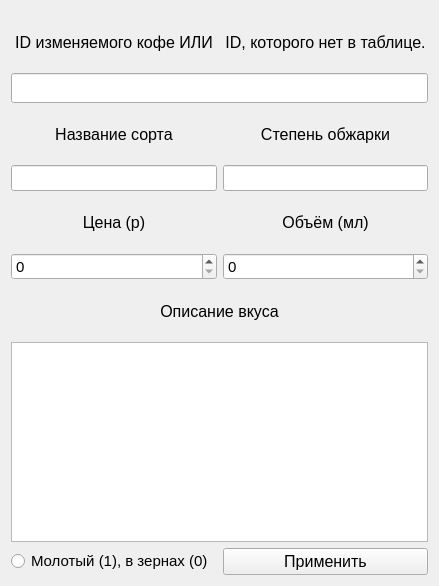
<?xml version="1.0" encoding="UTF-8"?>
<ui version="4.0">
 <class>AddForm</class>
 <widget class="QWidget" name="AddForm">
  <property name="geometry">
   <rect>
    <x>0</x>
    <y>0</y>
    <width>439</width>
    <height>573</height>
   </rect>
  </property>
  <property name="windowTitle">
   <string>Add or Edit</string>
  </property>
  <layout class="QGridLayout" name="gridLayout_2">
   <item row="0" column="0">
    <layout class="QGridLayout" name="gridLayout">
     <item row="6" column="1">
      <widget class="QSpinBox" name="volume">
       <property name="font">
        <font>
         <pointsize>11</pointsize>
        </font>
       </property>
       <property name="maximum">
        <number>999999999</number>
       </property>
      </widget>
     </item>
     <item row="3" column="1">
      <widget class="QLabel" name="label_3">
       <property name="minimumSize">
        <size>
         <width>0</width>
         <height>50</height>
        </size>
       </property>
       <property name="maximumSize">
        <size>
         <width>16777215</width>
         <height>100</height>
        </size>
       </property>
       <property name="font">
        <font>
         <pointsize>12</pointsize>
        </font>
       </property>
       <property name="text">
        <string>Степень обжарки</string>
       </property>
       <property name="alignment">
        <set>Qt::AlignCenter</set>
       </property>
      </widget>
     </item>
     <item row="4" column="1">
      <widget class="QLineEdit" name="roasting_edit">
       <property name="font">
        <font>
         <pointsize>11</pointsize>
        </font>
       </property>
      </widget>
     </item>
     <item row="2" column="0" colspan="2">
      <widget class="QLineEdit" name="id_edit">
       <property name="minimumSize">
        <size>
         <width>0</width>
         <height>30</height>
        </size>
       </property>
       <property name="font">
        <font>
         <pointsize>11</pointsize>
        </font>
       </property>
      </widget>
     </item>
     <item row="5" column="1">
      <widget class="QLabel" name="label_5">
       <property name="minimumSize">
        <size>
         <width>0</width>
         <height>50</height>
        </size>
       </property>
       <property name="maximumSize">
        <size>
         <width>16777215</width>
         <height>100</height>
        </size>
       </property>
       <property name="font">
        <font>
         <pointsize>12</pointsize>
        </font>
       </property>
       <property name="text">
        <string>Объём (мл)</string>
       </property>
       <property name="alignment">
        <set>Qt::AlignCenter</set>
       </property>
      </widget>
     </item>
     <item row="4" column="0">
      <widget class="QLineEdit" name="name_edit">
       <property name="font">
        <font>
         <pointsize>11</pointsize>
        </font>
       </property>
      </widget>
     </item>
     <item row="3" column="0">
      <widget class="QLabel" name="label_2">
       <property name="minimumSize">
        <size>
         <width>0</width>
         <height>50</height>
        </size>
       </property>
       <property name="maximumSize">
        <size>
         <width>16777215</width>
         <height>100</height>
        </size>
       </property>
       <property name="font">
        <font>
         <pointsize>12</pointsize>
        </font>
       </property>
       <property name="text">
        <string>Название сорта</string>
       </property>
       <property name="alignment">
        <set>Qt::AlignCenter</set>
       </property>
      </widget>
     </item>
     <item row="6" column="0">
      <widget class="QSpinBox" name="price">
       <property name="font">
        <font>
         <pointsize>11</pointsize>
        </font>
       </property>
       <property name="maximum">
        <number>999999999</number>
       </property>
      </widget>
     </item>
     <item row="5" column="0">
      <widget class="QLabel" name="label_4">
       <property name="minimumSize">
        <size>
         <width>0</width>
         <height>50</height>
        </size>
       </property>
       <property name="maximumSize">
        <size>
         <width>16777215</width>
         <height>100</height>
        </size>
       </property>
       <property name="font">
        <font>
         <pointsize>12</pointsize>
        </font>
       </property>
       <property name="text">
        <string>Цена (р)</string>
       </property>
       <property name="alignment">
        <set>Qt::AlignCenter</set>
       </property>
      </widget>
     </item>
     <item row="1" column="1">
      <widget class="QLabel" name="label_6">
       <property name="minimumSize">
        <size>
         <width>0</width>
         <height>50</height>
        </size>
       </property>
       <property name="maximumSize">
        <size>
         <width>16777215</width>
         <height>100</height>
        </size>
       </property>
       <property name="font">
        <font>
         <pointsize>12</pointsize>
        </font>
       </property>
       <property name="text">
        <string>ID, которого нет в таблице.</string>
       </property>
       <property name="alignment">
        <set>Qt::AlignCenter</set>
       </property>
      </widget>
     </item>
     <item row="9" column="0">
      <widget class="QRadioButton" name="coffee_type">
       <property name="font">
        <font>
         <pointsize>11</pointsize>
        </font>
       </property>
       <property name="text">
        <string>Молотый (1), в зернах (0)</string>
       </property>
      </widget>
     </item>
     <item row="7" column="0" colspan="2">
      <widget class="QLabel" name="label_7">
       <property name="minimumSize">
        <size>
         <width>0</width>
         <height>50</height>
        </size>
       </property>
       <property name="maximumSize">
        <size>
         <width>16777215</width>
         <height>100</height>
        </size>
       </property>
       <property name="font">
        <font>
         <pointsize>12</pointsize>
        </font>
       </property>
       <property name="text">
        <string>Описание вкуса</string>
       </property>
       <property name="alignment">
        <set>Qt::AlignCenter</set>
       </property>
      </widget>
     </item>
     <item row="1" column="0">
      <widget class="QLabel" name="label">
       <property name="minimumSize">
        <size>
         <width>0</width>
         <height>50</height>
        </size>
       </property>
       <property name="maximumSize">
        <size>
         <width>16777215</width>
         <height>100</height>
        </size>
       </property>
       <property name="font">
        <font>
         <pointsize>12</pointsize>
        </font>
       </property>
       <property name="text">
        <string>ID изменяемого кофе ИЛИ</string>
       </property>
       <property name="alignment">
        <set>Qt::AlignCenter</set>
       </property>
      </widget>
     </item>
     <item row="8" column="0" colspan="2">
      <widget class="QTextEdit" name="taste">
       <property name="minimumSize">
        <size>
         <width>0</width>
         <height>200</height>
        </size>
       </property>
       <property name="maximumSize">
        <size>
         <width>16777215</width>
         <height>400</height>
        </size>
       </property>
       <property name="font">
        <font>
         <pointsize>11</pointsize>
        </font>
       </property>
      </widget>
     </item>
     <item row="9" column="1">
      <widget class="QPushButton" name="execute">
       <property name="font">
        <font>
         <pointsize>12</pointsize>
        </font>
       </property>
       <property name="text">
        <string>Применить</string>
       </property>
      </widget>
     </item>
     <item row="0" column="0">
      <widget class="QLineEdit" name="check">
       <property name="maximumSize">
        <size>
         <width>0</width>
         <height>0</height>
        </size>
       </property>
      </widget>
     </item>
    </layout>
   </item>
  </layout>
 </widget>
 <resources/>
 <connections/>
</ui>
